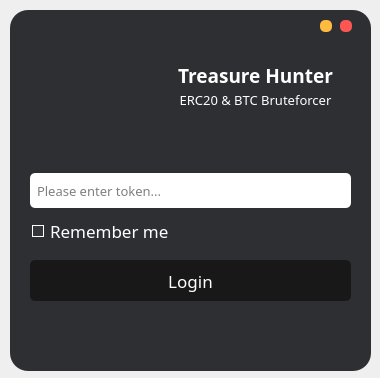
<?xml version="1.0" encoding="UTF-8"?>
<ui version="4.0">
 <class>Form</class>
 <widget class="QWidget" name="Form">
  <property name="geometry">
   <rect>
    <x>0</x>
    <y>0</y>
    <width>380</width>
    <height>378</height>
   </rect>
  </property>
  <property name="windowTitle">
   <string>Form</string>
  </property>
  <property name="windowIcon">
   <iconset resource="_qrcc_build/mainResourceQRC.qrc">
    <normaloff>:/images/island1.png</normaloff>:/images/island1.png</iconset>
  </property>
  <widget class="QFrame" name="main_login_frame">
   <property name="geometry">
    <rect>
     <x>10</x>
     <y>10</y>
     <width>361</width>
     <height>361</height>
    </rect>
   </property>
   <property name="styleSheet">
    <string notr="true">QFrame {
	background-color: #2d2f33;
	border-radius: 18px;
}</string>
   </property>
   <property name="frameShape">
    <enum>QFrame::StyledPanel</enum>
   </property>
   <property name="frameShadow">
    <enum>QFrame::Raised</enum>
   </property>
   <widget class="QLineEdit" name="login_input">
    <property name="geometry">
     <rect>
      <x>20</x>
      <y>163</y>
      <width>321</width>
      <height>35</height>
     </rect>
    </property>
    <property name="font">
     <font>
      <family>Poppins</family>
      <pointsize>10</pointsize>
     </font>
    </property>
    <property name="styleSheet">
     <string notr="true">QLineEdit {
	border-radius: 5px;
	padding-left: 5px;
}</string>
    </property>
    <property name="placeholderText">
     <string>Please enter token...</string>
    </property>
   </widget>
   <widget class="QPushButton" name="close_button">
    <property name="geometry">
     <rect>
      <x>330</x>
      <y>10</y>
      <width>12</width>
      <height>12</height>
     </rect>
    </property>
    <property name="styleSheet">
     <string notr="true">QPushButton {
background-color: #fc5753;
border-radius: 5px;
}

QPushButton::hover {
background-color: #df4644;
}</string>
    </property>
    <property name="text">
     <string/>
    </property>
    <property name="iconSize">
     <size>
      <width>13</width>
      <height>16</height>
     </size>
    </property>
   </widget>
   <widget class="QPushButton" name="minimize_button">
    <property name="geometry">
     <rect>
      <x>310</x>
      <y>10</y>
      <width>12</width>
      <height>12</height>
     </rect>
    </property>
    <property name="styleSheet">
     <string notr="true">QPushButton {
background-color: #fdbc40;
border-radius: 5px;
}

QPushButton::hover {
background-color: #de9f33;
}</string>
    </property>
    <property name="text">
     <string/>
    </property>
   </widget>
   <widget class="QCheckBox" name="remember_me_checkbox">
    <property name="geometry">
     <rect>
      <x>20</x>
      <y>200</y>
      <width>141</width>
      <height>41</height>
     </rect>
    </property>
    <property name="font">
     <font>
      <family>Circular Std</family>
      <pointsize>13</pointsize>
     </font>
    </property>
    <property name="styleSheet">
     <string notr="true">QCheckBox {
color: white;
}

QCheckBox::indicator {
margin-top: 1px;
margin-left: 2px;
padding: 0;
height: 10px;
width: 10px;
}

QCheckBox::indicator:unchecked, QCheckBox::indicator:unchecked:hover, QCheckBox::indicator:unchecked:focus, QCheckBox::indicator:unchecked:pressed {
background-color: #35363a;
border: 1px solid white;
}

/*
QCheckBox::indicator:checked, QCheckBox::indicator:checked:hover, QCheckBox::indicator:checked:focus, QCheckBox::indicator:checked:pressed {
background-color: #35363a;
border: 1px solid white;
color: white;
}
*/</string>
    </property>
    <property name="text">
     <string>Remember me</string>
    </property>
    <property name="checkable">
     <bool>true</bool>
    </property>
   </widget>
   <widget class="QPushButton" name="login_button">
    <property name="geometry">
     <rect>
      <x>20</x>
      <y>250</y>
      <width>321</width>
      <height>41</height>
     </rect>
    </property>
    <property name="font">
     <font>
      <family>Circular Std Book</family>
      <pointsize>13</pointsize>
      <weight>50</weight>
      <bold>false</bold>
     </font>
    </property>
    <property name="toolTipDuration">
     <number>-6</number>
    </property>
    <property name="styleSheet">
     <string notr="true">QPushButton {
	background-color: #181818;
	color: white;
	border-radius: 5px;
}

QPushButton::hover {
	background-color: #4a495c;
}

QPushButton::disabled {
	background-color: #181818;
}</string>
    </property>
    <property name="text">
     <string>Login</string>
    </property>
    <property name="checkable">
     <bool>false</bool>
    </property>
    <property name="checked">
     <bool>false</bool>
    </property>
   </widget>
   <widget class="QLabel" name="logo_img">
    <property name="geometry">
     <rect>
      <x>20</x>
      <y>20</y>
      <width>131</width>
      <height>121</height>
     </rect>
    </property>
    <property name="styleSheet">
     <string notr="true">image: url(:/images/island1.png);
border-radius: 50%;</string>
    </property>
    <property name="text">
     <string/>
    </property>
    <property name="scaledContents">
     <bool>true</bool>
    </property>
   </widget>
   <widget class="QLabel" name="title_label1">
    <property name="geometry">
     <rect>
      <x>160</x>
      <y>50</y>
      <width>171</width>
      <height>31</height>
     </rect>
    </property>
    <property name="font">
     <font>
      <family>Poppins</family>
      <pointsize>14</pointsize>
      <weight>75</weight>
      <bold>true</bold>
     </font>
    </property>
    <property name="styleSheet">
     <string notr="true">QLabel {
	color: white;
}</string>
    </property>
    <property name="text">
     <string>Treasure Hunter</string>
    </property>
    <property name="alignment">
     <set>Qt::AlignCenter</set>
    </property>
   </widget>
   <widget class="QLabel" name="title_label2">
    <property name="geometry">
     <rect>
      <x>160</x>
      <y>80</y>
      <width>171</width>
      <height>20</height>
     </rect>
    </property>
    <property name="font">
     <font>
      <family>Poppins</family>
      <pointsize>10</pointsize>
     </font>
    </property>
    <property name="styleSheet">
     <string notr="true">QLabel {
	color: white;
}</string>
    </property>
    <property name="text">
     <string>ERC20 &amp; BTC Bruteforcer</string>
    </property>
    <property name="alignment">
     <set>Qt::AlignCenter</set>
    </property>
   </widget>
   <widget class="QLabel" name="version_label">
    <property name="geometry">
     <rect>
      <x>20</x>
      <y>336</y>
      <width>101</width>
      <height>21</height>
     </rect>
    </property>
    <property name="font">
     <font>
      <pointsize>10</pointsize>
     </font>
    </property>
    <property name="styleSheet">
     <string notr="true">QLabel {
	color: grey
}</string>
    </property>
    <property name="text">
     <string/>
    </property>
   </widget>
   <widget class="QLabel" name="status_label">
    <property name="geometry">
     <rect>
      <x>20</x>
      <y>130</y>
      <width>321</width>
      <height>31</height>
     </rect>
    </property>
    <property name="font">
     <font>
      <family>Poppins</family>
      <pointsize>9</pointsize>
      <weight>75</weight>
      <bold>true</bold>
     </font>
    </property>
    <property name="styleSheet">
     <string notr="true">QLabel {
	color: red;
}</string>
    </property>
    <property name="text">
     <string/>
    </property>
    <property name="alignment">
     <set>Qt::AlignCenter</set>
    </property>
   </widget>
  </widget>
 </widget>
 <tabstops>
  <tabstop>login_input</tabstop>
  <tabstop>remember_me_checkbox</tabstop>
  <tabstop>login_button</tabstop>
  <tabstop>minimize_button</tabstop>
  <tabstop>close_button</tabstop>
 </tabstops>
 <resources>
  <include location="_qrcc_build/mainResourceQRC.qrc"/>
 </resources>
 <connections/>
</ui>
